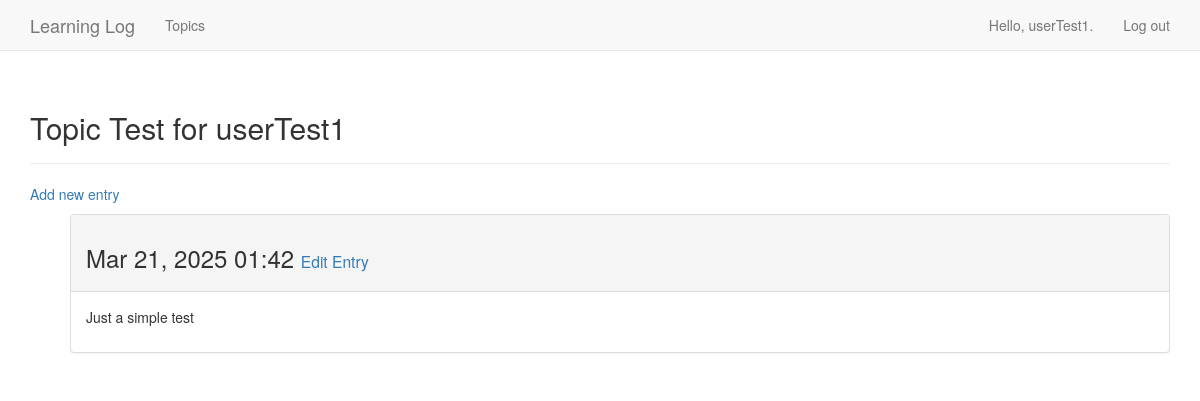
Screenshot of /topics/5/ (signed in) with the database file from the repository.
### learning_logs/models.py (models this page shows, shortened)
class Topic(models.Model):
    text = models.CharField(max_length=150)
    date_added = models.DateTimeField(auto_now_add=True)
    owner = models.ForeignKey(User, on_delete=models.CASCADE)
    def __str__(self):
        return self.text

class Entry(models.Model):
    topic = models.ForeignKey(Topic, on_delete=models.CASCADE)
    text = models.TextField()
    data_added = models.DateTimeField(auto_now_add=True)
    class Meta:
        verbose_name_plural = 'entries'

### learning_logs/views.py (the view)
# urls.py: re_path(r'^topics/(?P<topic_id>\d+)/$', views.topic, name='topic'),
@login_required
def topic(request, topic_id):
    topic = Topic.objects.get(id=topic_id)
    if topic.owner != request.user:
        raise Http404
    entries = topic.entry_set.order_by('data_added')
    context = {'topic': topic, 'entries': entries}
    return render(request, 'learning_logs/topic.html', context)

### learning_logs/templates/learning_logs/topic.html
{% extends "learning_logs/base.html" %}
{% block header %}
<h2>{{ topic }}</h2>
{% endblock header %}
{% block content %}
<p>
    <a href="{% url 'learning_logs:new_entry' topic.id %}">
        Add new entry
    </a>
</p>
<ul>
    {% for entry in entries %}
    <div class="panel panel-default">
        <div class="panel-heading">
            <h3>
            {{ entry.data_added|date:'M d, Y H:i' }}
            <small>
            <a href="{% url 'learning_logs:edit_entry' entry.id %}">
                Edit Entry</a>
        </small>
        </h3>
        </div>
        <div class="panel-body">
            {{ entry.text|linebreaks }}
        </div>
    </div>
    {% empty %}
        There are no entries for this topic yet.
    {% endfor %}
</ul>
{% endblock content %}

### learning_logs/templates/learning_logs/base.html (shortened to what this page needs)
{% load bootstrap3 %}
<!DOCTYPE html>
<html lang="en">
<head>
    {% bootstrap_css %}
</head>
<body>
<nav class="navbar navbar-default navbar-static-top">
    <div class="container">
        <div class="navbar-header">
            <a class="navbar-brand" href="{% url 'learning_logs:index' %}">
                Learning Log</a>
        </div>
        <div id="navbar" class="navbar-collapse collapse">
            <ul class="nav navbar-nav">
                <li><a href="{% url 'learning_logs:topics' %}">Topics</a>
                </li>
            </ul>
            <ul class="nav navbar-nav navbar-right">
                {% if user.is_authenticated %}
                <li><a>Hello, {{ user.username }}.</a></li>
                <li>
                    <form method="post" action="{% url 'users:logout' %}">
                        <button type="submit" style="position: relative; display: block; padding: 15px;
                        color: #777; text-decoration: none; background-color: transparent; border: none;
                        cursor: pointer; font: inherit;"
                        onmouseover="this.style.color='#333';"
                        onmouseout="this.style.color='#777';">Log out
                        </button>
                    </form>
                </li>
                {% else %}
                <li><a href="{% url 'users:register' %}">Register</a></li>
                <li><a href="{% url 'users:login' %}">Log in</a></li>
                {% endif %}
            </ul>
        </div>
    </div>
</nav>
<div class="container">
    <div class="page-header">
        {% block header %}{% endblock header %}
    </div>
    <div>
        {% block content %}{% endblock content %}
    </div>
</div>
</body>
</html>

### rows the page displays
Topic: text "Topic Test for userTest1"
Entry: data_added "Mar 21, 2025 01:42", text "Just a simple test"

### other values shown
{{ user.username }} "userTest1"
